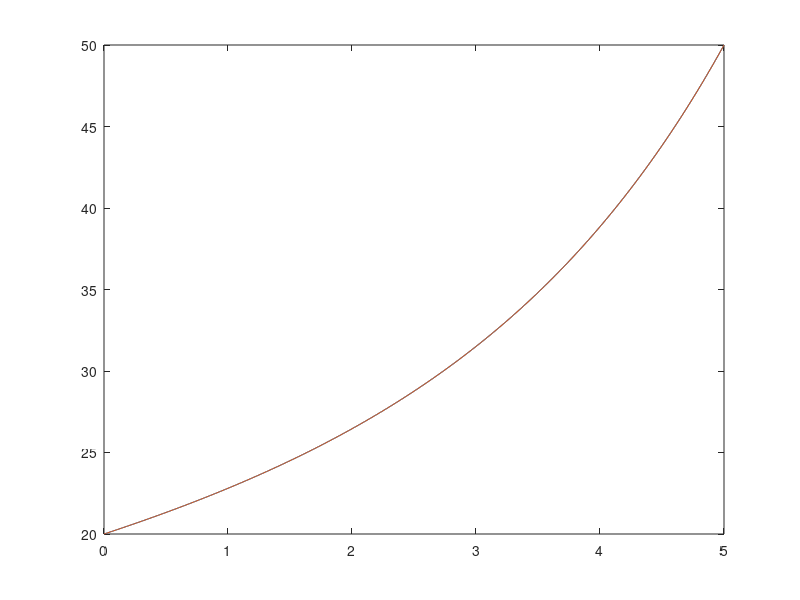

Source code (MATLAB):
clear all
close all

L = 5;
gama = -1.5;
epsilon = 2;
h = 0.01;
x = 0:h:L;
N=length(x);
A1 = diag( repmat(-4*epsilon,[1 N]) );
A1(1,1) = 1;
A1(end,end) = 1;
A2 = diag(repmat(2*epsilon+h,[1 N-1]),-1);
A2(end,end-1) = 0; 
A3 = diag(repmat(2*epsilon-h,[1 N-1]),1);
A3(1,2) = 0;
A = A1+A2+A3;

B = nan(N,1);
B(:,1) = 2*h^2*gama;
B(1) = 20;
B(end) = 50;

T = linsolve(A,B);
plot(x,T)
hold on
plot(x,B(1)-gama*x+(B(end)-B(1)+gama*L)*(exp(x/epsilon)-1)/(exp(L/epsilon)-1))

